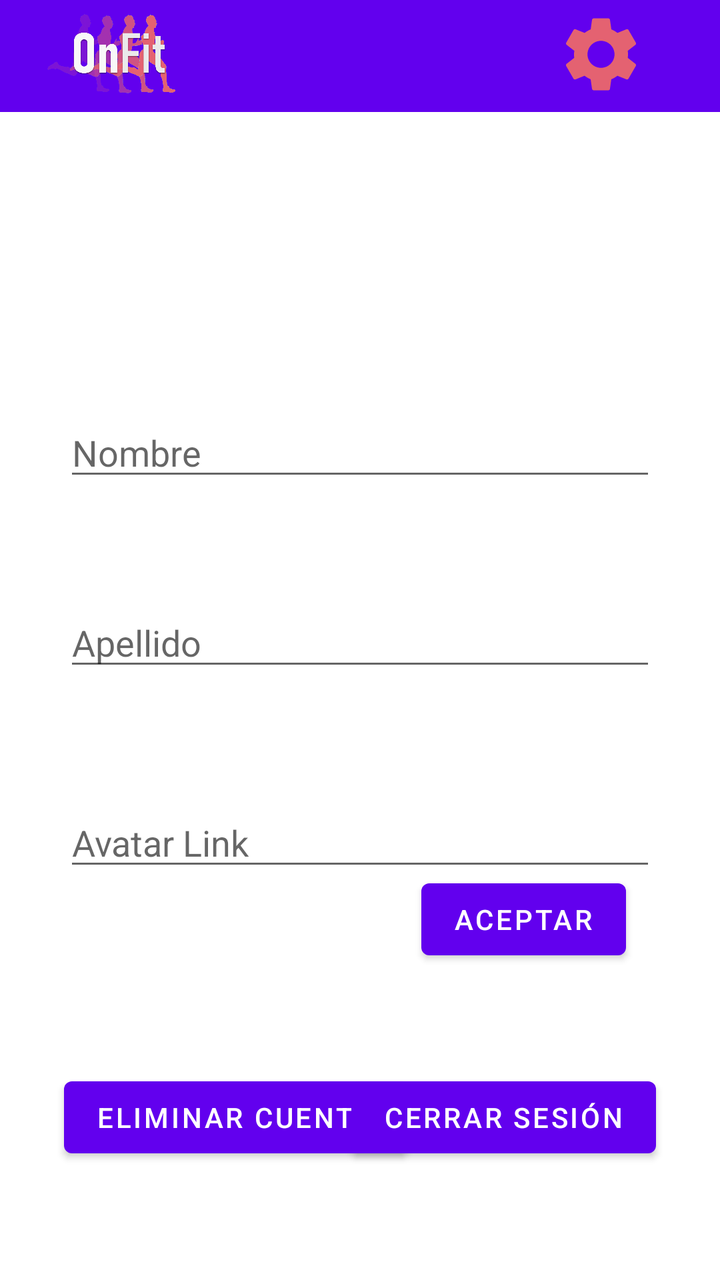
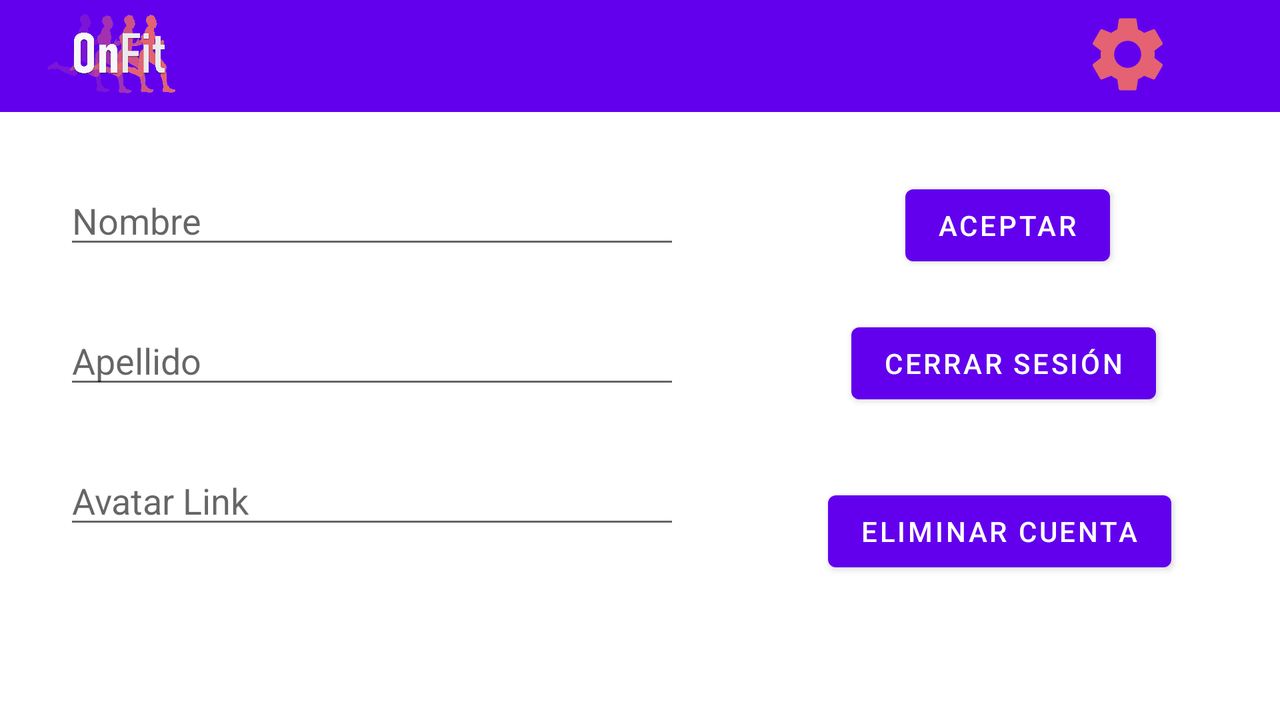

Compare how this app lays out the same screen by default and in its alternative resource folder. The renders come first, then the two layout files and the values they reference.
<!-- AndroidManifest.xml: application theme Theme.HCIOnFitApp -->
<!-- res/layout/fragment_settings.xml -->
<?xml version="1.0" encoding="utf-8"?>
<androidx.constraintlayout.widget.ConstraintLayout xmlns:android="http://schemas.android.com/apk/res/android"
xmlns:app="http://schemas.android.com/apk/res-auto"
xmlns:tools="http://schemas.android.com/tools"
android:layout_width="match_parent"
android:layout_height="match_parent">


        <EditText
            android:id="@+id/Apellido"
            android:layout_width="match_parent"
            android:layout_height="wrap_content"
            android:layout_marginStart="32dp"
            android:layout_marginLeft="32dp"
            android:layout_marginTop="95dp"
            android:layout_marginEnd="32dp"
            android:layout_marginRight="32dp"
            android:ems="10"
            android:hint="@string/apellido"
            android:inputType="textPersonName"
            app:layout_constraintEnd_toEndOf="parent"
            app:layout_constraintHorizontal_bias="0.0"
            app:layout_constraintStart_toStartOf="parent"
            app:layout_constraintTop_toTopOf="@+id/Nombre" />

        <EditText
            android:id="@+id/Avatar"
            android:layout_width="match_parent"
            android:layout_height="wrap_content"
            android:layout_marginStart="32dp"
            android:layout_marginLeft="32dp"
            android:layout_marginTop="100dp"
            android:layout_marginEnd="32dp"
            android:layout_marginRight="32dp"
            android:ems="10"
            android:hint="@string/avatar_link"
            android:inputType="textPersonName"
            app:layout_constraintBottom_toBottomOf="parent"
            app:layout_constraintEnd_toEndOf="parent"
            app:layout_constraintHorizontal_bias="0.0"
            app:layout_constraintStart_toStartOf="parent"
            app:layout_constraintTop_toTopOf="@+id/Apellido"
            app:layout_constraintVertical_bias="0.0" />

        <androidx.appcompat.widget.Toolbar
    android:id="@+id/toolbar"
    android:layout_width="match_parent"
    android:layout_height="56dp"
    android:background="?attr/colorPrimary"
    android:theme="@style/ThemeOverlay.AppCompat.Dark.ActionBar"
    app:layout_constraintTop_toTopOf="parent"
    app:layout_constraintRight_toRightOf="parent"
    app:layout_constraintLeft_toLeftOf="parent"/>

<ImageView
    android:id="@+id/imageView7"
    android:layout_width="119dp"
    android:layout_height="60dp"
    app:layout_constraintEnd_toEndOf="parent"
    app:layout_constraintHorizontal_bias="0.0"
    app:layout_constraintStart_toStartOf="parent"
    app:layout_constraintTop_toTopOf="parent"
    app:srcCompat="@drawable/logo_rosa" />


        <ImageView
            android:id="@+id/imageView4"
            android:layout_width="45dp"
            android:layout_height="64dp"
            android:layout_marginEnd="24dp"
            android:layout_marginRight="24dp"
            android:translationY="-5dp"
            app:layout_constraintEnd_toEndOf="parent"
            app:layout_constraintHorizontal_bias="0.955"
            app:layout_constraintStart_toStartOf="@+id/toolbar"
            app:layout_constraintTop_toTopOf="parent"
            app:srcCompat="@drawable/ic_baseline_settings_24" />

        <EditText
            android:id="@+id/Nombre"
            android:layout_width="match_parent"
            android:layout_height="wrap_content"
            android:layout_marginStart="32dp"
            android:layout_marginLeft="32dp"
            android:layout_marginTop="204dp"
            android:layout_marginEnd="32dp"
            android:layout_marginRight="32dp"
            android:ems="10"
            android:hint="Nombre"
            android:inputType="textPersonName"
            app:layout_constraintEnd_toEndOf="parent"
            app:layout_constraintHorizontal_bias="0.0"
            app:layout_constraintStart_toStartOf="parent"
            app:layout_constraintTop_toTopOf="parent" />

        <Button
            android:id="@+id/eliminarCuenta"
            android:layout_width="wrap_content"
            android:layout_height="wrap_content"
            android:layout_marginStart="32dp"
            android:layout_marginLeft="32dp"
            android:text="@string/EliminarCuenta"
            app:layout_constraintBottom_toBottomOf="parent"
            app:layout_constraintStart_toStartOf="parent"
            app:layout_constraintTop_toTopOf="parent"
            app:layout_constraintVertical_bias="0.903" />

<Button
    android:id="@+id/cerrarSesion"
    android:layout_width="wrap_content"
    android:layout_height="wrap_content"
    android:layout_marginEnd="32dp"
    android:layout_marginRight="32dp"
    android:text="@string/cerrarSesion"
    app:layout_constraintBottom_toBottomOf="parent"
    app:layout_constraintEnd_toEndOf="parent"
    app:layout_constraintTop_toTopOf="parent"
    app:layout_constraintVertical_bias="0.903" />

        <Button
            android:id="@+id/aceptarCambios"
            android:layout_width="wrap_content"
            android:layout_height="wrap_content"
            android:text="@string/aceptar"
            app:layout_constraintBottom_toBottomOf="parent"
            app:layout_constraintEnd_toEndOf="parent"
            app:layout_constraintHorizontal_bias="0.818"
            app:layout_constraintStart_toStartOf="parent"
            app:layout_constraintTop_toTopOf="parent"
            app:layout_constraintVertical_bias="0.736" />


</androidx.constraintlayout.widget.ConstraintLayout>
<!-- resources referenced by this layout -->
<resources>
  <!-- drawable ic_baseline_settings_24 (drawable) -->
  <vector android:height="24dp" android:tint="#E46271"
      android:viewportHeight="24" android:viewportWidth="24"
      android:width="24dp" xmlns:android="http://schemas.android.com/apk/res/android">
      <path android:fillColor="@android:color/white" android:pathData="M19.14,12.94c0.04,-0.3 0.06,-0.61 0.06,-0.94c0,-0.32 -0.02,-0.64 -0.07,-0.94l2.03,-1.58c0.18,-0.14 0.23,-0.41 0.12,-0.61l-1.92,-3.32c-0.12,-0.22 -0.37,-0.29 -0.59,-0.22l-2.39,0.96c-0.5,-0.38 -1.03,-0.7 -1.62,-0.94L14.4,2.81c-0.04,-0.24 -0.24,-0.41 -0.48,-0.41h-3.84c-0.24,0 -0.43,0.17 -0.47,0.41L9.25,5.35C8.66,5.59 8.12,5.92 7.63,6.29L5.24,5.33c-0.22,-0.08 -0.47,0 -0.59,0.22L2.74,8.87C2.62,9.08 2.66,9.34 2.86,9.48l2.03,1.58C4.84,11.36 4.8,11.69 4.8,12s0.02,0.64 0.07,0.94l-2.03,1.58c-0.18,0.14 -0.23,0.41 -0.12,0.61l1.92,3.32c0.12,0.22 0.37,0.29 0.59,0.22l2.39,-0.96c0.5,0.38 1.03,0.7 1.62,0.94l0.36,2.54c0.05,0.24 0.24,0.41 0.48,0.41h3.84c0.24,0 0.44,-0.17 0.47,-0.41l0.36,-2.54c0.59,-0.24 1.13,-0.56 1.62,-0.94l2.39,0.96c0.22,0.08 0.47,0 0.59,-0.22l1.92,-3.32c0.12,-0.22 0.07,-0.47 -0.12,-0.61L19.14,12.94zM12,15.6c-1.98,0 -3.6,-1.62 -3.6,-3.6s1.62,-3.6 3.6,-3.6s3.6,1.62 3.6,3.6S13.98,15.6 12,15.6z"/>
  </vector>
  <!-- drawable logo_rosa: png bitmap (drawable, 131580 bytes) -->
  <string name="EliminarCuenta">ELIMINAR CUENTA</string>
  <string name="aceptar">ACEPTAR</string>
  <string name="apellido">Apellido</string>
  <string name="avatar_link">Avatar Link</string>
  <string name="cerrarSesion">CERRAR SESIÓN</string>
  <style name="Theme.HCIOnFitApp" parent="Theme.MaterialComponents.DayNight.NoActionBar">
          
          <item name="colorPrimary">@color/purple_500</item>
          <item name="colorPrimaryVariant">@color/purple_700</item>
          <item name="colorOnPrimary">@color/white</item>
          
          <item name="colorSecondary">@color/teal_200</item>
          <item name="colorSecondaryVariant">@color/teal_700</item>
          <item name="colorOnSecondary">@color/black</item>
          
          <item name="android:statusBarColor" tools:targetApi="l">?attr/colorPrimaryVariant</item>
          
      </style>
  <color name="purple_500">#FF6200EE</color>
  <color name="white">#FFFFFFFF</color>
  <color name="black">#FF000000</color>
</resources>
<!-- res/layout-land/fragment_settings.xml (the repository's variant of the layout above) -->
<!-- drawn on the phone turned sideways -->
<?xml version="1.0" encoding="utf-8"?>
<androidx.constraintlayout.widget.ConstraintLayout xmlns:android="http://schemas.android.com/apk/res/android"
    xmlns:app="http://schemas.android.com/apk/res-auto"
    xmlns:tools="http://schemas.android.com/tools"
    android:layout_width="match_parent"
    android:layout_height="match_parent">


    <EditText
        android:id="@+id/Apellido"
        android:layout_width="match_parent"
        android:layout_height="wrap_content"
        android:layout_marginStart="32dp"
        android:layout_marginLeft="32dp"
        android:layout_marginTop="70dp"
        android:layout_marginEnd="300dp"
        android:layout_marginRight="300dp"
        android:ems="10"
        android:hint="@string/apellido"
        android:inputType="textPersonName"
        app:layout_constraintEnd_toEndOf="parent"
        app:layout_constraintHorizontal_bias="0.0"
        app:layout_constraintStart_toStartOf="parent"
        app:layout_constraintTop_toTopOf="@+id/Nombre" />

    <EditText
        android:id="@+id/Avatar"
        android:layout_width="match_parent"
        android:layout_height="wrap_content"
        android:layout_marginStart="32dp"
        android:layout_marginLeft="32dp"
        android:layout_marginTop="70dp"
        android:layout_marginEnd="300dp"
        android:layout_marginRight="300dp"
        android:ems="10"
        android:hint="@string/avatar_link"
        android:inputType="textPersonName"
        app:layout_constraintBottom_toBottomOf="parent"
        app:layout_constraintEnd_toEndOf="parent"
        app:layout_constraintHorizontal_bias="0.0"
        app:layout_constraintStart_toStartOf="parent"
        app:layout_constraintTop_toTopOf="@+id/Apellido"
        app:layout_constraintVertical_bias="0.0" />

    <androidx.appcompat.widget.Toolbar
        android:id="@+id/toolbar"
        android:layout_width="match_parent"
        android:layout_height="56dp"
        android:background="?attr/colorPrimary"
        android:theme="@style/ThemeOverlay.AppCompat.Dark.ActionBar"
        app:layout_constraintLeft_toLeftOf="parent"
        app:layout_constraintRight_toRightOf="parent"
        app:layout_constraintTop_toTopOf="parent" />

    <ImageView
        android:id="@+id/imageView7"
        android:layout_width="119dp"
        android:layout_height="60dp"
        app:layout_constraintEnd_toEndOf="parent"
        app:layout_constraintHorizontal_bias="0.0"
        app:layout_constraintStart_toStartOf="parent"
        app:layout_constraintTop_toTopOf="parent"
        app:srcCompat="@drawable/logo_rosa" />


    <ImageView
        android:id="@+id/imageView4"
        android:layout_width="45dp"
        android:layout_height="64dp"
        android:layout_marginEnd="28dp"
        android:layout_marginRight="28dp"
        android:translationY="-5dp"
        app:layout_constraintEnd_toEndOf="parent"
        app:layout_constraintHorizontal_bias="0.955"
        app:layout_constraintStart_toStartOf="@+id/toolbar"
        app:layout_constraintTop_toTopOf="parent"
        app:srcCompat="@drawable/ic_baseline_settings_24" />

    <EditText
        android:id="@+id/Nombre"
        android:layout_width="match_parent"
        android:layout_height="wrap_content"
        android:layout_marginStart="32dp"
        android:layout_marginLeft="32dp"
        android:layout_marginTop="88dp"
        android:layout_marginEnd="300dp"
        android:layout_marginRight="300dp"
        android:ems="10"
        android:hint="Nombre"
        android:inputType="textPersonName"
        app:layout_constraintEnd_toEndOf="parent"
        app:layout_constraintHorizontal_bias="0.0"
        app:layout_constraintStart_toStartOf="parent"
        app:layout_constraintTop_toTopOf="parent" />

    <Button
        android:id="@+id/eliminarCuenta"
        android:layout_width="wrap_content"
        android:layout_height="wrap_content"
        android:layout_marginTop="84dp"
        android:text="@string/EliminarCuenta"
        app:layout_constraintBottom_toBottomOf="parent"
        app:layout_constraintEnd_toEndOf="parent"
        app:layout_constraintHorizontal_bias="0.884"
        app:layout_constraintStart_toStartOf="parent"
        app:layout_constraintTop_toTopOf="@+id/cerrarSesion"
        app:layout_constraintVertical_bias="0.0" />

    <Button
        android:id="@+id/aceptarCambios"
        android:layout_width="wrap_content"
        android:layout_height="wrap_content"
        android:text="@string/aceptar"
        app:layout_constraintBottom_toBottomOf="parent"
        app:layout_constraintEnd_toEndOf="parent"
        app:layout_constraintHorizontal_bias="0.842"
        app:layout_constraintStart_toStartOf="parent"
        app:layout_constraintTop_toTopOf="parent"
        app:layout_constraintVertical_bias="0.284" />

    <Button
        android:id="@+id/cerrarSesion"
        android:layout_width="wrap_content"
        android:layout_height="wrap_content"
        android:layout_marginTop="63dp"
        android:text="@string/cerrarSesion"
        app:layout_constraintBottom_toBottomOf="parent"
        app:layout_constraintEnd_toEndOf="parent"
        app:layout_constraintHorizontal_bias="0.873"
        app:layout_constraintStart_toStartOf="parent"
        app:layout_constraintTop_toTopOf="@+id/aceptarCambios"
        app:layout_constraintVertical_bias="0.038" />


</androidx.constraintlayout.widget.ConstraintLayout>
